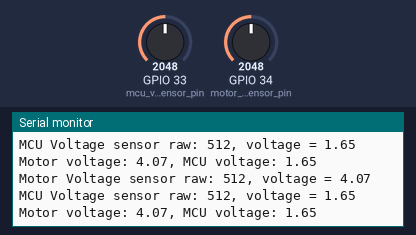
Recording of a sketch running on a simulated ESP32. On the bench: the last lines printed to the serial monitor. The test bench sets the inputs (shaded band); at power-on: GPIO 33 (mcu_voltage_sensor_pin) = 2048, GPIO 34 (motor_voltage_sensor_pin) = 2048 (analog values on the 0–4095 scale). No MQTT or app messages arrive unless stated.

Above: at 1.8 s.
1.9 s: GPIO 33 (mcu_voltage_sensor_pin) set to 2866
At 2.8 s:
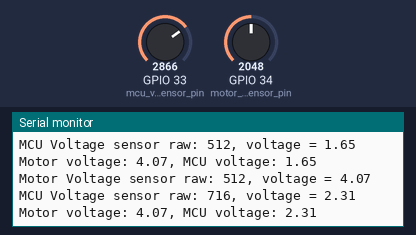
3.4 s: GPIO 34 (motor_voltage_sensor_pin) set to 2866
At 4.7 s:
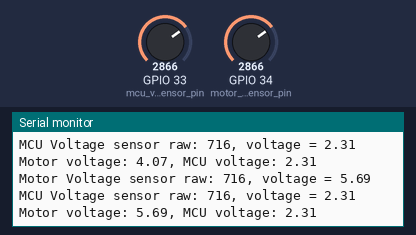
4.9 s: GPIO 33 (mcu_voltage_sensor_pin) set to 3603
At 5.9 s:
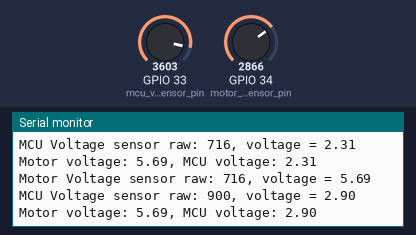
6.4 s: GPIO 34 (motor_voltage_sensor_pin) set to 3603
At 7.9 s:
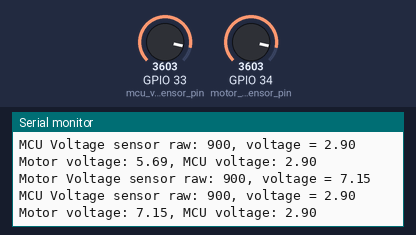
Timing chart, 0 to 8.9 s (numbered marks = the images above; inputs shaded):
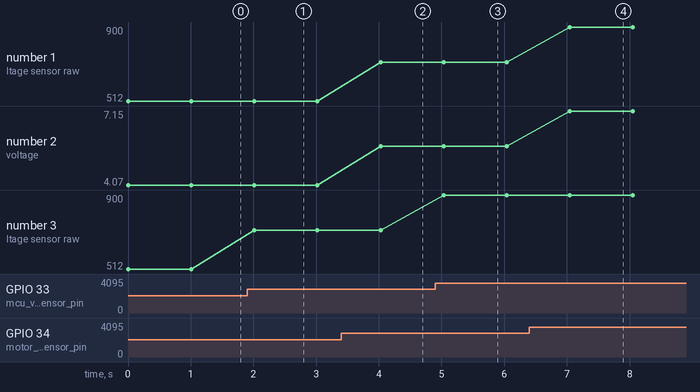

The sketch:

Co2.ino
```cpp
// This version makes it possible to publish voltage levels.

#include "EspMQTTClient.h"
#include "esp32_secrets.h"

const float   input_voltage_max               = 9.0; // In Volts, max voltage
const int     R1_motor                        = 303; // Ohms, in kOhm
const int     R2_motor                        = 220; // Ohms, in kOhm
const float   correction_factor               = 0.95; //1.62; // Helps improve the accuracy of the voltage calculation
const float   max_voltage_on_analog_input     = 3.6; //2.49;
const byte    motor_voltage_sensor_pin        = 34;

const float   mcu_battery_max                 = 4.7;
const int     R1_mcu                          = 220; // Ohms, in kOhm
const int     R2_mcu                          = 420; // Ohms, in kOhm
const float   correction_factor_mcu           = 1.0; //1.62; // Helps improve the accuracy of the voltage calculation
const float   max_voltage_on_analog_input_mcu = 3.1; // calculated using the voltage divider calculator
const byte    mcu_voltage_sensor_pin          = 33;


EspMQTTClient client(
  SECRET_SSID,
  SECRET_PASS,
  BROKER_IP,         // MQTT Broker server ip
  BROKER_USERNAME,   // Can be omitted if not needed
  BROKER_PASSWORD,   // Can be omitted if not needed
  CLIENT_NAME,       // Client name that uniquely identify your device
  BROKER_PORT        // The MQTT port, default to 1883. this line can be omitted
);

const byte  soil_humidity_pin           = 35;
const byte  pump_pin                    = 32;

String      soil_humidity_topic         = "techexplorations/terrarium/soil-humidity";
String      pump_control_topic          = "techexplorations/terrarium/pump-control";
String      motor_voltage_topic         = "techexplorations/terrarium/motor_voltage";
String      mcu_voltage_topic           = "techexplorations/terrarium/mcu_voltage";

int         soil_humidity_error_range   = 10; // Updates to the broker will be sent only
                                              // if new soil humidity differs from last
                                              // soil humidity by soil_humidity_error_range.
int         current_soil_humidity;
int         last_soil_humidity          = -1;        // The initial value.

void setup()
{
  analogReadResolution(10);
  //pinMode(soil_humidity_pin, INPUT);
  //pinMode(pump_pin, OUTPUT);
  Serial.begin(115200);

  // Optionnal functionnalities of EspMQTTClient :
  client.enableDebuggingMessages(); // Enable debugging messages sent to serial output
  client.enableHTTPWebUpdater(); // Enable the web updater. User and password default to values of MQTTUsername and MQTTPassword. These can be overrited with enableHTTPWebUpdater("user", "password").

}

// This function is called once everything is connected (Wifi and MQTT)
// WARNING : YOU MUST IMPLEMENT IT IF YOU USE EspMQTTClient

void onConnectionEstablished()
{
  //client.subscribe(pump_control_topic, [](const String & pump_state) {
    //  pump_control(pump_state);
 // });
}

void loop()
{
  client.loop(); // must be called once per loop.
/*
  current_soil_humidity = analogRead(soil_humidity_pin);
  Serial.print("Current: ");
  Serial.print(current_soil_humidity);
  Serial.print(", last: ");
  Serial.print(last_soil_humidity);
  Serial.print(", diff: ");
  Serial.print(abs(current_soil_humidity - last_soil_humidity));

  // Is the current soil humidity different enough from the last one to do an update?
  if ( abs(current_soil_humidity - last_soil_humidity) > soil_humidity_error_range )
  {
      Serial.print(", Sending... ");
      Serial.print(analogRead(soil_humidity_pin));
      client.publish(soil_humidity_topic, String(analogRead(soil_humidity_pin)) + "," + CLIENT_NAME);
      last_soil_humidity = current_soil_humidity;
      Serial.println();
  }
  Serial.println();
*/
  report_voltages();
  delay(1000);
}
/*
void pump_control(String pump_state)
{
  Serial.println(pump_state);
    if (pump_state[0] == '0')
    {
      Serial.println("Stop pump");
      digitalWrite(pump_pin, LOW);
    } else if (pump_state[0] == '1')
    {
      Serial.println("Start pump");
      digitalWrite(pump_pin, HIGH);
    }
}
*/
void report_voltages()
{
  float motor_voltage = motor_battery_voltage();
  float mcu_voltage   = mcu_battery_voltage();

  Serial.print("Motor voltage: ");
  Serial.print(motor_voltage);
  Serial.print(", MCU voltage: ");
  Serial.println(mcu_voltage);

  client.publish(motor_voltage_topic, String(motor_voltage, 1));
  client.publish(mcu_voltage_topic,   String(mcu_voltage, 1));
}

float motor_battery_voltage()
{
  // read the input on analog pin 0:
  int sensorValue = analogRead(motor_voltage_sensor_pin);
  // print out the value you read:
  Serial.print("Motor Voltage sensor raw: ");
  Serial.print(sensorValue);
  // This formula will convert the raw analog input reading to an approximate voltage value.
  float battery_voltage = (sensorValue * max_voltage_on_analog_input * correction_factor / 1023) * (R1_motor + R2_motor) / R2_motor;
  Serial.print(", voltage = ");
  Serial.println(battery_voltage);
  return battery_voltage;
}

float mcu_battery_voltage()
{
  // read the input on analog pin 0:
  int sensorValue_mcu = analogRead(mcu_voltage_sensor_pin);
  // print out the value you read:
  Serial.print("MCU Voltage sensor raw: ");
  Serial.print(sensorValue_mcu);
  // This formula will convert the raw analog input reading to an approximate voltage value.
  //float mcu_battery_voltage = (sensorValue_mcu * max_voltage_on_analog_input_mcu * correction_factor_mcu / 1023) * (R1_mcu + R2_mcu) / R2_mcu;
  float mcu_battery_voltage = (sensorValue_mcu * 0.00322);
  Serial.print(", voltage = ");
  Serial.println(mcu_battery_voltage);
  return mcu_battery_voltage;
}
```

esp32_secrets.h
```cpp
#define SECRET_SSID  "Totalplay-53A0"
#define SECRET_PASS  "53A037B1Vr8Pa7HK"
#define BROKER_USERNAME  "upy"
#define BROKER_PASSWORD  "abcd1234"
#define BROKER_IP  "192.168.100.105"
#define CLIENT_NAME  "ESP32_client_1"
#define BROKER_PORT  1883
```

Measured:
- after the input at 1.9 s, the serial monitor: prints a new line after 0.12 s (image 1)
- after the input at 3.4 s, the serial monitor: prints a new line after 0.63 s (image 2)
- after the input at 4.9 s, the serial monitor: prints a new line after 0.13 s (image 3)
- after the input at 6.4 s, the serial monitor: prints a new line after 0.65 s (image 4)
- plotted number 2: 4.07 → 5.69 after the input at 3.4 s, 5.69 → 7.15 after the input at 6.4 s
- plotted number 3: 512 → 716 after the input at 1.9 s, 716 → 900 after the input at 4.9 s
